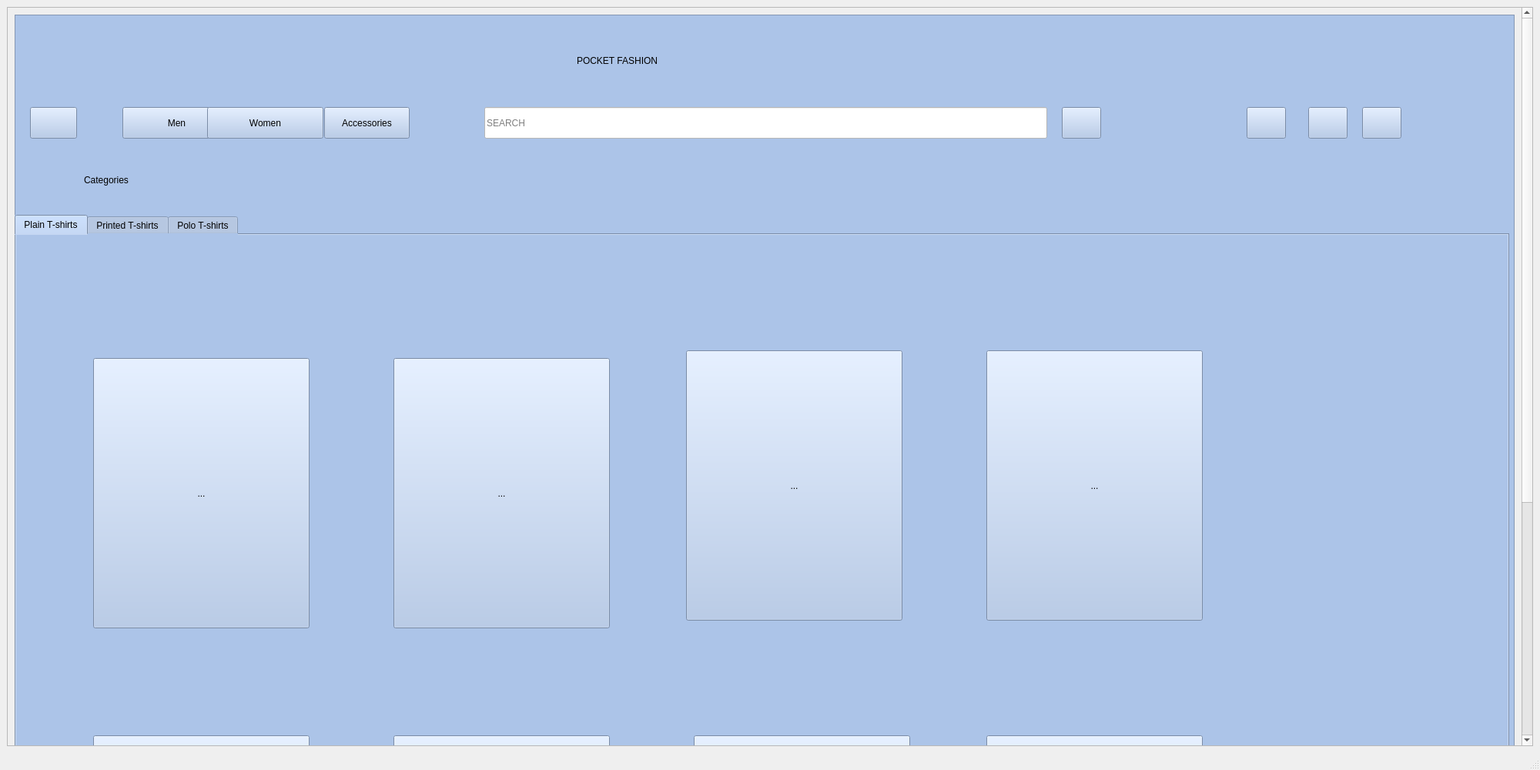
<?xml version="1.0" encoding="UTF-8"?>
<ui version="4.0">
 <class>MainWindow</class>
 <widget class="QMainWindow" name="MainWindow">
  <property name="geometry">
   <rect>
    <x>0</x>
    <y>0</y>
    <width>2000</width>
    <height>1000</height>
   </rect>
  </property>
  <property name="minimumSize">
   <size>
    <width>0</width>
    <height>0</height>
   </size>
  </property>
  <property name="windowTitle">
   <string>MainWindow</string>
  </property>
  <widget class="QWidget" name="centralwidget">
   <layout class="QHBoxLayout" name="horizontalLayout">
    <item>
     <widget class="QScrollArea" name="scrollArea">
      <property name="widgetResizable">
       <bool>true</bool>
      </property>
      <widget class="QWidget" name="scrollAreaWidgetContents">
       <property name="geometry">
        <rect>
         <x>0</x>
         <y>0</y>
         <width>1959</width>
         <height>1418</height>
        </rect>
       </property>
       <layout class="QHBoxLayout" name="horizontalLayout_2">
        <item>
         <widget class="QFrame" name="frame">
          <property name="minimumSize">
           <size>
            <width>0</width>
            <height>1400</height>
           </size>
          </property>
          <property name="styleSheet">
           <string notr="true">background-color: rgb(172, 196, 232);</string>
          </property>
          <property name="frameShape">
           <enum>QFrame::StyledPanel</enum>
          </property>
          <property name="frameShadow">
           <enum>QFrame::Raised</enum>
          </property>
          <widget class="QLabel" name="label">
           <property name="geometry">
            <rect>
             <x>730</x>
             <y>30</y>
             <width>441</width>
             <height>61</height>
            </rect>
           </property>
           <property name="styleSheet">
            <string notr="true">font: 75 32pt &quot;Times New Roman&quot;;</string>
           </property>
           <property name="text">
            <string>&lt;html&gt;&lt;head/&gt;&lt;body&gt;&lt;p&gt;POCKET FASHION&lt;/p&gt;&lt;/body&gt;&lt;/html&gt;</string>
           </property>
          </widget>
          <widget class="QLineEdit" name="lineEdit">
           <property name="geometry">
            <rect>
             <x>610</x>
             <y>120</y>
             <width>731</width>
             <height>41</height>
            </rect>
           </property>
           <property name="styleSheet">
            <string notr="true">background-color: rgb(255, 255, 255);</string>
           </property>
           <property name="placeholderText">
            <string>SEARCH</string>
           </property>
          </widget>
          <widget class="QLabel" name="label_2">
           <property name="geometry">
            <rect>
             <x>90</x>
             <y>180</y>
             <width>151</width>
             <height>71</height>
            </rect>
           </property>
           <property name="styleSheet">
            <string notr="true">font: 26pt &quot;Gabriola&quot;;</string>
           </property>
           <property name="text">
            <string>&lt;html&gt;&lt;head/&gt;&lt;body&gt;&lt;p&gt;Categories&lt;/p&gt;&lt;/body&gt;&lt;/html&gt;</string>
           </property>
          </widget>
          <widget class="QLabel" name="label_10">
           <property name="geometry">
            <rect>
             <x>10</x>
             <y>10</y>
             <width>111</width>
             <height>91</height>
            </rect>
           </property>
           <property name="text">
            <string/>
           </property>
           <property name="pixmap">
            <pixmap>../../../Downloads/pf.png</pixmap>
           </property>
          </widget>
          <widget class="QPushButton" name="pushButton_10">
           <property name="geometry">
            <rect>
             <x>1360</x>
             <y>120</y>
             <width>51</width>
             <height>41</height>
            </rect>
           </property>
           <property name="text">
            <string/>
           </property>
           <property name="icon">
            <iconset>
             <normaloff>../../../Downloads/feather (1)/search.svg</normaloff>../../../Downloads/feather (1)/search.svg</iconset>
           </property>
           <property name="iconSize">
            <size>
             <width>32</width>
             <height>32</height>
            </size>
           </property>
          </widget>
          <widget class="QPushButton" name="pushButton_5">
           <property name="geometry">
            <rect>
             <x>1600</x>
             <y>120</y>
             <width>51</width>
             <height>41</height>
            </rect>
           </property>
           <property name="text">
            <string/>
           </property>
           <property name="icon">
            <iconset>
             <normaloff>../../../Downloads/feather (1)/heart.svg</normaloff>../../../Downloads/feather (1)/heart.svg</iconset>
           </property>
           <property name="iconSize">
            <size>
             <width>32</width>
             <height>32</height>
            </size>
           </property>
          </widget>
          <widget class="QPushButton" name="pushButton_6">
           <property name="geometry">
            <rect>
             <x>1680</x>
             <y>120</y>
             <width>51</width>
             <height>41</height>
            </rect>
           </property>
           <property name="text">
            <string/>
           </property>
           <property name="icon">
            <iconset>
             <normaloff>../../../Downloads/feather (1)/shopping-cart.svg</normaloff>../../../Downloads/feather (1)/shopping-cart.svg</iconset>
           </property>
           <property name="iconSize">
            <size>
             <width>32</width>
             <height>32</height>
            </size>
           </property>
          </widget>
          <widget class="QPushButton" name="login">
           <property name="geometry">
            <rect>
             <x>1750</x>
             <y>120</y>
             <width>51</width>
             <height>41</height>
            </rect>
           </property>
           <property name="text">
            <string/>
           </property>
           <property name="icon">
            <iconset>
             <normaloff>../../../Downloads/feather (1)/log-in.svg</normaloff>../../../Downloads/feather (1)/log-in.svg</iconset>
           </property>
           <property name="iconSize">
            <size>
             <width>32</width>
             <height>32</height>
            </size>
           </property>
          </widget>
          <widget class="QPushButton" name="men">
           <property name="geometry">
            <rect>
             <x>140</x>
             <y>120</y>
             <width>141</width>
             <height>41</height>
            </rect>
           </property>
           <property name="styleSheet">
            <string notr="true">font: 16pt &quot;Gabriola&quot;;</string>
           </property>
           <property name="text">
            <string>Men</string>
           </property>
          </widget>
          <widget class="QPushButton" name="women">
           <property name="geometry">
            <rect>
             <x>250</x>
             <y>120</y>
             <width>151</width>
             <height>41</height>
            </rect>
           </property>
           <property name="styleSheet">
            <string notr="true">font: 16pt &quot;Gabriola&quot;;</string>
           </property>
           <property name="text">
            <string>Women</string>
           </property>
          </widget>
          <widget class="QPushButton" name="accessories">
           <property name="geometry">
            <rect>
             <x>402</x>
             <y>120</y>
             <width>111</width>
             <height>41</height>
            </rect>
           </property>
           <property name="styleSheet">
            <string notr="true">font: 16pt &quot;Gabriola&quot;;</string>
           </property>
           <property name="text">
            <string>Accessories</string>
           </property>
          </widget>
          <widget class="QPushButton" name="back">
           <property name="geometry">
            <rect>
             <x>20</x>
             <y>120</y>
             <width>61</width>
             <height>41</height>
            </rect>
           </property>
           <property name="text">
            <string/>
           </property>
           <property name="icon">
            <iconset>
             <normaloff>../../../Downloads/feather (1)/chevron-left.svg</normaloff>../../../Downloads/feather (1)/chevron-left.svg</iconset>
           </property>
           <property name="iconSize">
            <size>
             <width>32</width>
             <height>32</height>
            </size>
           </property>
          </widget>
          <widget class="QTabWidget" name="tabWidget">
           <property name="geometry">
            <rect>
             <x>0</x>
             <y>260</y>
             <width>1941</width>
             <height>1161</height>
            </rect>
           </property>
           <property name="styleSheet">
            <string notr="true">font: 16pt &quot;Segoe Print&quot;;</string>
           </property>
           <property name="currentIndex">
            <number>0</number>
           </property>
           <widget class="QWidget" name="tab">
            <attribute name="title">
             <string>Plain T-shirts</string>
            </attribute>
            <widget class="QToolButton" name="plain1">
             <property name="geometry">
              <rect>
               <x>100</x>
               <y>160</y>
               <width>281</width>
               <height>351</height>
              </rect>
             </property>
             <property name="text">
              <string>...</string>
             </property>
            </widget>
            <widget class="QToolButton" name="plain2">
             <property name="geometry">
              <rect>
               <x>490</x>
               <y>160</y>
               <width>281</width>
               <height>351</height>
              </rect>
             </property>
             <property name="text">
              <string>...</string>
             </property>
            </widget>
            <widget class="QToolButton" name="plain3">
             <property name="geometry">
              <rect>
               <x>870</x>
               <y>150</y>
               <width>281</width>
               <height>351</height>
              </rect>
             </property>
             <property name="text">
              <string>...</string>
             </property>
            </widget>
            <widget class="QToolButton" name="plain4">
             <property name="geometry">
              <rect>
               <x>1260</x>
               <y>150</y>
               <width>281</width>
               <height>351</height>
              </rect>
             </property>
             <property name="text">
              <string>...</string>
             </property>
            </widget>
            <widget class="QToolButton" name="plain5">
             <property name="geometry">
              <rect>
               <x>100</x>
               <y>650</y>
               <width>281</width>
               <height>351</height>
              </rect>
             </property>
             <property name="text">
              <string>...</string>
             </property>
            </widget>
            <widget class="QToolButton" name="plain6">
             <property name="geometry">
              <rect>
               <x>490</x>
               <y>650</y>
               <width>281</width>
               <height>351</height>
              </rect>
             </property>
             <property name="text">
              <string>...</string>
             </property>
            </widget>
            <widget class="QToolButton" name="plain7">
             <property name="geometry">
              <rect>
               <x>880</x>
               <y>650</y>
               <width>281</width>
               <height>351</height>
              </rect>
             </property>
             <property name="text">
              <string>...</string>
             </property>
            </widget>
            <widget class="QToolButton" name="plain8">
             <property name="geometry">
              <rect>
               <x>1260</x>
               <y>650</y>
               <width>281</width>
               <height>351</height>
              </rect>
             </property>
             <property name="text">
              <string>...</string>
             </property>
            </widget>
           </widget>
           <widget class="QWidget" name="tab_2">
            <attribute name="title">
             <string>Printed T-shirts</string>
            </attribute>
            <widget class="QToolButton" name="printed1">
             <property name="geometry">
              <rect>
               <x>90</x>
               <y>100</y>
               <width>281</width>
               <height>351</height>
              </rect>
             </property>
             <property name="text">
              <string>...</string>
             </property>
            </widget>
            <widget class="QToolButton" name="printed2">
             <property name="geometry">
              <rect>
               <x>470</x>
               <y>100</y>
               <width>281</width>
               <height>351</height>
              </rect>
             </property>
             <property name="text">
              <string>...</string>
             </property>
            </widget>
            <widget class="QToolButton" name="printed4">
             <property name="geometry">
              <rect>
               <x>1240</x>
               <y>100</y>
               <width>281</width>
               <height>351</height>
              </rect>
             </property>
             <property name="text">
              <string>...</string>
             </property>
            </widget>
            <widget class="QToolButton" name="printed3">
             <property name="geometry">
              <rect>
               <x>840</x>
               <y>100</y>
               <width>281</width>
               <height>351</height>
              </rect>
             </property>
             <property name="text">
              <string>...</string>
             </property>
            </widget>
            <widget class="QToolButton" name="printed5">
             <property name="geometry">
              <rect>
               <x>90</x>
               <y>600</y>
               <width>281</width>
               <height>351</height>
              </rect>
             </property>
             <property name="text">
              <string>...</string>
             </property>
            </widget>
            <widget class="QToolButton" name="printed6">
             <property name="geometry">
              <rect>
               <x>470</x>
               <y>600</y>
               <width>281</width>
               <height>351</height>
              </rect>
             </property>
             <property name="text">
              <string>...</string>
             </property>
            </widget>
            <widget class="QToolButton" name="printed7">
             <property name="geometry">
              <rect>
               <x>850</x>
               <y>600</y>
               <width>281</width>
               <height>351</height>
              </rect>
             </property>
             <property name="text">
              <string>...</string>
             </property>
            </widget>
            <widget class="QToolButton" name="printed8">
             <property name="geometry">
              <rect>
               <x>1240</x>
               <y>600</y>
               <width>281</width>
               <height>351</height>
              </rect>
             </property>
             <property name="text">
              <string>...</string>
             </property>
            </widget>
           </widget>
           <widget class="QWidget" name="tab_3">
            <attribute name="title">
             <string>Polo T-shirts</string>
            </attribute>
            <widget class="QToolButton" name="polo1">
             <property name="geometry">
              <rect>
               <x>130</x>
               <y>100</y>
               <width>281</width>
               <height>351</height>
              </rect>
             </property>
             <property name="text">
              <string>...</string>
             </property>
            </widget>
            <widget class="QToolButton" name="polo2">
             <property name="geometry">
              <rect>
               <x>550</x>
               <y>100</y>
               <width>281</width>
               <height>351</height>
              </rect>
             </property>
             <property name="text">
              <string>...</string>
             </property>
            </widget>
           </widget>
          </widget>
         </widget>
        </item>
       </layout>
      </widget>
     </widget>
    </item>
   </layout>
  </widget>
  <widget class="QStatusBar" name="statusbar"/>
 </widget>
 <resources/>
 <connections/>
</ui>
